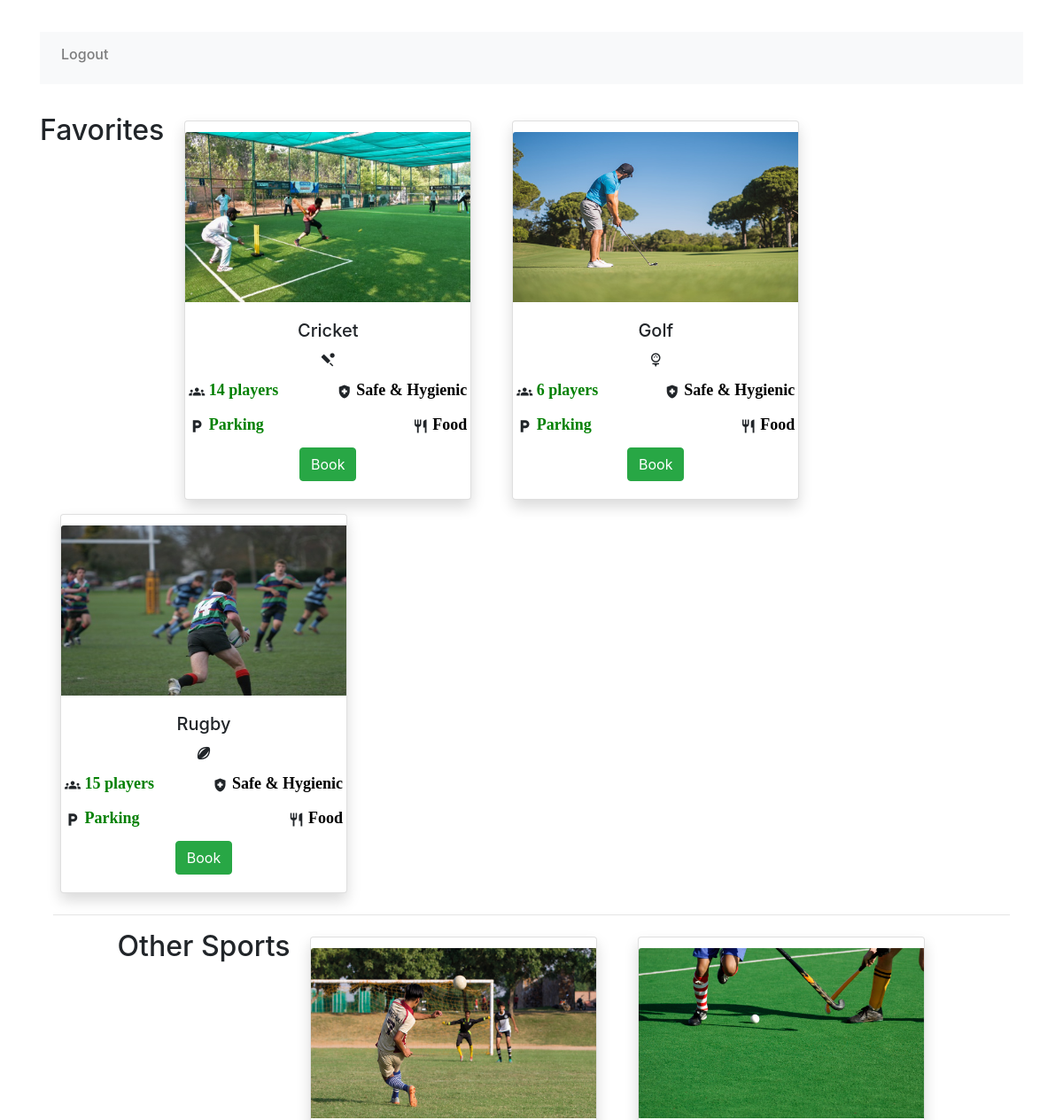
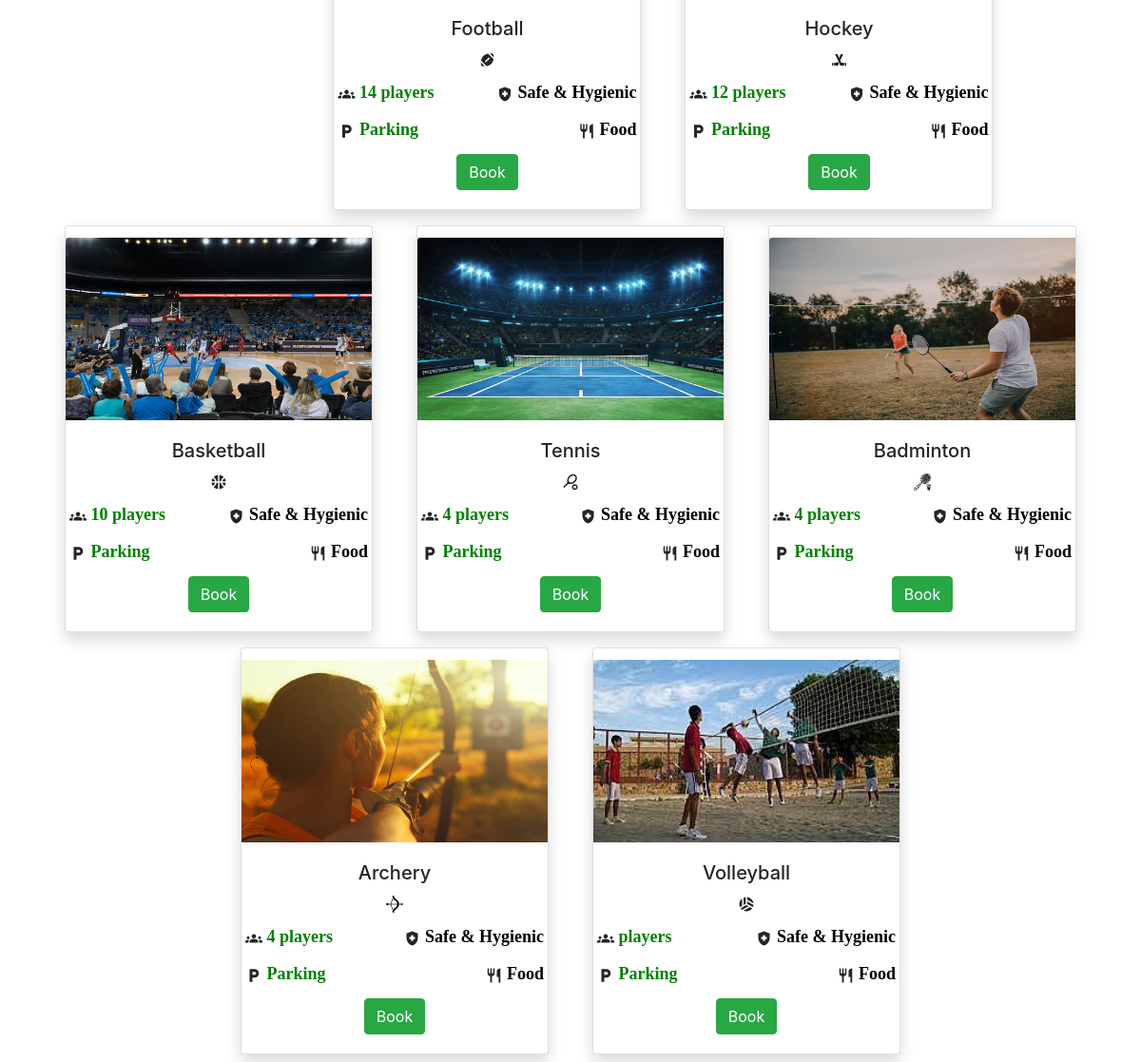
Screenshot of /userhome (signed in) with the database file from the repository (2 pictures, top to bottom).
### tables this page shows
CREATE TABLE sports(
    id INTEGER PRIMARY KEY,
    name TEXT UNIQUE,
    cost INTEGER,
    status TEXT,
    remarks TEXT
);

### app.py (the view)
@app.route('/userhome')
def userhome():
    conn= get_db_connection()
    sports=conn.execute('select * from sports').fetchall()
    favsports=session['favsports']
    conn.close()
    sp_limit = {'Football': 14, 'Cricket': 14, 'Hockey': 12, 'Rugby': 15, 'Basketball': 10, 'Tennis': 4, 'Badminton': 4,
                'Archery': 4, 'Golf': 6}
    return render_template('userhome.html', sports=sports, favsports=favsports, sp_limit=sp_limit)

### app.py (called while the page is built)
def get_db_connection():
    conn = sqlite3.connect(os.path.join(BASE_DIR, 'database.db'))
    conn.row_factory = sqlite3.Row
    return conn

### templates/userhome.html (shortened to what this page needs)
{% extends 'base.html' %}
{% block content %}
    <link rel="stylesheet" href="./static/css/cards.css">
    <nav class="navbar navbar-expand-md navbar-light bg-light">
	<div class="collapse navbar-collapse" id="navbarNav">
		<ul class="navbar-nav">
			<div class="collapse navbar-collapse" id="navbarNav">
				<ul class="navbar-nav">
				<li class="nav-item">
					<a class="nav-link" href="{{url_for('logout')}}"><h6>Logout</h6></a>
				</li>
				</ul>
			</div>
		</ul>
	</div>
</nav>
    <div class="container">
        <div class="row">
            <h2>Favorites</h2>
            {% for sport in favsports %}
            <div class="col-md-4">
            <div class="row">
                <div class="card shadow" style="width: 25rem;">
                <div class="inner">
                    <img src="./static/images/{{sport}}.jpg" class="card-img-top" alt="card image X-UA-Compatible">
                </div>
                <div class="card-body text-center">
                  <h5 class="card-title">{{ sport }}</h5>
                    {% if sport[1] in ['Badminton', 'Archery'] %}
                        <img class="sport-icon" style="width:18px;" src="./static/images/sports_{{sport[1]}}.png">
                    {% else %}
                        <i class="material-icons sport-icon">sports_{{sport.lower()}}</i>
                    {% endif %}
                  <div style="text-align:left;">
                    <i class="material-icons neg-left-mg">groups</i><font size=4 color="green" face="times new roman"><b> {{sp_limit[sport]}} players</b></font>
                    <span class="neg-right-mg" style="float:right;">
                      <i class="material-icons">health_and_safety</i><font size=4  color="black" face="times new roman"><b> Safe & Hygienic</b></font>
                    </span>
                </div>
                <div style="text-align:left;">
                  <i class="material-icons neg-left-mg">local_parking</i><font size=4 color="green" face="times new roman"><b> Parking</b></font>
                  <span class="neg-right-mg" style="float:right;">
                    <i class="material-icons">restaurant</i><font size=4  color="black" face="times new roman"><b> Food</b></font>
                  </span>
              </div>
                  <a href="/book?sport={{sport}}" class="btn btn-success">Book</a>
                </div>
              </div>
            </div>
        </div>
        {% endfor %}
        </div>
        <hr>
    <div class="row justify-content-center">
    <h2>Other Sports</h2>
        {% for sport in sports %}
            {% if sport[1] not in favsports %}
        <div class="col-md-4">
            <div class="row">
                <div class="card shadow" style="width: 25rem;">
                <div class="inner">
                    <img src="./static/images/{{sport[1]}}.jpg" class="card-img-top" alt="card image X-UA-Compatible">
                </div>
                <div class="card-body text-center">
                  <h5 class="card-title">{{ sport[1] }}</h5>
                    {% if sport[1] in ['Badminton', 'Archery'] %}
                        <img class="sport-icon" style="width:18px;" src="./static/images/sports_{{sport[1]}}.png">
                    {% else %}
                        <i class="material-icons sport-icon">sports_{{sport[1].lower()}}</i>
                    {% endif %}
                  <div style="text-align:left;">
                    <i class="material-icons neg-left-mg">groups</i><font size=4 color="green" face="times new roman"><b> {{sp_limit[sport[1]]}} players</b></font>
                    <span class="neg-right-mg" style="float:right;">
                      <i class="material-icons">health_and_safety</i><font size=4  color="black" face="times new roman"><b> Safe & Hygienic</b></font>
                    </span>
                </div>
                <div style="text-align:left;">
                  <i class="material-icons neg-left-mg">local_parking</i><font size=4 color="green" face="times new roman"><b> Parking</b></font>
                  <span class="neg-right-mg" style="float:right;">
                    <i class="material-icons">restaurant</i><font size=4  color="black" face="times new roman"><b> Food</b></font>
                  </span>
              </div>
                  <a href="/book?sport={{sport[1]}}" class="btn btn-success">Book</a>
                </div>
              </div>
            </div>
        </div>
            {% endif %}
        {% endfor %}
    </div>
    </div>
{% endblock %}

### templates/base.html (shortened to what this page needs)
<!doctype html>
<html lang="en">
  <head>
    <link rel="stylesheet" href="https://cdnjs.cloudflare.com/ajax/libs/font-awesome/5.15.3/css/all.min.css">
    <link rel="stylesheet" href="https://mdbcdn.b-cdn.net/wp-content/themes/mdbootstrap4/docs-app/css/dist/mdb5/standard/compiled.min.css">
    <link rel="stylesheet" href="https://mdbcdn.b-cdn.net/wp-content/themes/mdbootstrap4/docs-app/css/dist/mdb5/plugins/all.min.css">
    <link rel="stylesheet" id="roboto-subset.css-css" href="https://mdbcdn.b-cdn.net/wp-content/themes/mdbootstrap4/docs-app/css/mdb5/fonts/roboto-subset.css?ver=3.9.0-update.5" type="text/css" media="all">
    <link rel="stylesheet" href="https://stackpath.bootstrapcdn.com/bootstrap/4.3.1/css/bootstrap.min.css">
  </head>
  <body>
    <div class="container">
        {% block content %} {% endblock %}
    </div>
  </body>
</html>

### static/css/cards.css (style rules this page uses)
.container { margin-top:3%; row-gap: 10%; }
.col-md-4 .row { margin: 8px; }
.card-img, .card-img-top { width: 344px; height: 192px; }
.card { padding-top:12px; }
.inner { overflow: hidden; }
.inner img { transition: all 1.5s ease; }

### templates/userhome.html (style rules this page uses)
.material-icons { display: inline-flex; vertical-align: middle; font-size: 18px !important; }
div.card-body div { margin-bottom:12px; }
.sport-icon { margin-bottom:12px; }
.neg-left-mg { margin-left:-16px; }
.neg-right-mg { margin-right:-16px; }

### rows the page displays
sports: name (picture), name "Football", name "14"
sports: name (picture), name "Hockey", name "12"
sports: name (picture), name "Basketball", name "10"
sports: name (picture), name "Tennis", name "4"
sports: name (picture), name "Badminton", name "4"
sports: name (picture), name "Archery", name "4"
sports: name (picture), name "Volleyball"

### other values shown
{{ sport }} "Cricket" "Golf" "Rugby"
{{ sp_limit[sport] }} "14" "6" "15"
